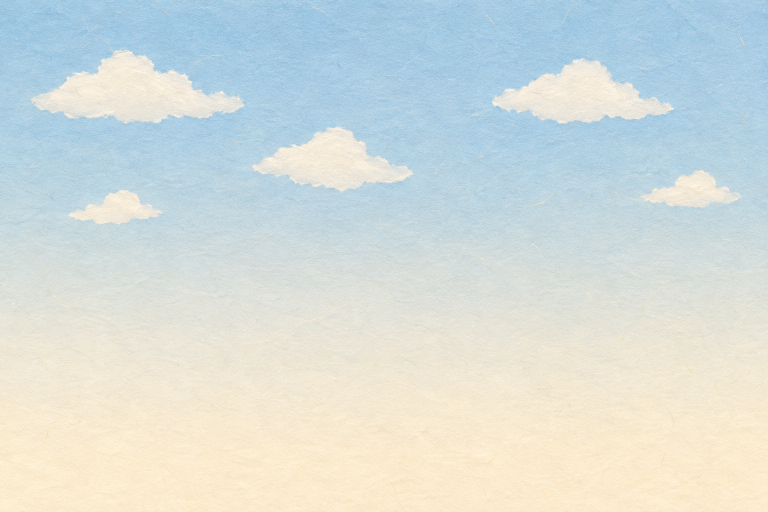
#> input picture assets/generated/bg-square-sky_v03.png, 1536 x 1024 px (shown at 1/2 size); its folder holds only this picture in this run
$ python build_square.py
#> lines starting #> are read from the running program, lines starting #| are printed output that depends on the picture; after the words box and inside, x2 and y2 are one past the last pixel; in counts of white or black regions, pixels touching at a corner belong together; pictures that were not available may be replaced by others from this repository, and a replacement may not be noted
#> in main, sky is the input picture: PIL image 1536x1024 RGB; mean R, G, B 212.1, 220.7, 217.7
### review/G5/shared_art/scripts/g5lib.py
"""G5 共用美術的共用函式：去背整理、自動檢查、退路臉部範圍量測與兩眼同閉模擬。"""
import math
from pathlib import Path

import numpy as np
from PIL import Image, ImageDraw, ImageFont
from scipy import ndimage
from skimage import color as skc

ROOT = Path(__file__).resolve().parents[4]
FONT_PATH = "/System/Library/AssetsV2/com_apple_MobileAsset_Font8/86ba2c91f017a3749571a82f2c6d890ac7ffb2fb.asset/AssetData/PingFang.ttc"


# [14 lines left out: functions font, hsv, not called in this run]


def lab_of(rgb):
    return skc.rgb2lab(rgb.astype(np.float32) / 255.0)


def bleed(a):
    m = a[..., 3] > 0
    if m.all() or not m.any():
        return a
    _, (iy, ix) = ndimage.distance_transform_edt(~m, return_indices=True)
    out = a.copy()
    out[~m, :3] = a[iy[~m], ix[~m], :3]
    return out


def clean_alpha(a, min_comp=200, keep_largest=None):
    """Codex 圖：alpha<24→0、≥250→255，移除小雜點。回傳 (清理後, 移除像素數)。"""
#> called with min_comp = 1500
    a = a.copy()
    a[..., 3] = np.where(a[..., 3] < 24, 0, a[..., 3])
    a[..., 3] = np.where(a[..., 3] >= 250, 255, a[..., 3])
    lab, n = ndimage.label(a[..., 3] > 0)
#> lab: shape (1024, 1536) int32; every value is 1
#> n = 1
    if n == 0:
        return a, 0
    sizes = ndimage.sum(np.ones_like(lab), lab, range(1, n + 1))
#> sizes = [1572864]
    if keep_largest:
        order = np.argsort(sizes)[::-1][:keep_largest]
        keep = np.isin(lab, 1 + order)
    else:
        keep = np.isin(lab, 1 + np.nonzero(sizes >= min_comp)[0])
#> keep: shape (1024, 1536) bool; every value is 1
    removed = int(((a[..., 3] > 0) & ~keep).sum())
#> removed = 0
    a[~keep, 3] = 0
    return a, removed


def crop_pad(a, pad=16, pad_left=None):
    ys, xs = np.nonzero(a[..., 3] > 0)
    pl = pad if pad_left is None else pad_left
    x0, y0, x1, y1 = xs.min() - pl, ys.min() - pad, xs.max() + 1 + pad, ys.max() + 1 + pad
    crop = np.zeros((y1 - y0, x1 - x0, 4), np.uint8)
    sx0, sy0, sx1, sy1 = max(x0, 0), max(y0, 0), min(x1, a.shape[1]), min(y1, a.shape[0])
    crop[sy0 - y0:sy1 - y0, sx0 - x0:sx1 - x0] = a[sy0:sy1, sx0:sx1]
    return bleed(crop), (int(x0), int(y0))


# [5 lines left out: function edge_margins, not called in this run]


def checks(a, raw=None, expect_touch=()):
    """自動檢查：霧邊、白邊、深色細線、裁切、平光。a＝最終 RGBA（uint8）。"""
    alpha = a[..., 3]
    m = alpha >= 128
    out = {}
    # 霧邊：離不透明範圍 > 3 px 還有 alpha>0 的像素
    dist_out = ndimage.distance_transform_edt(~m)
    fog = (alpha > 0) & (dist_out > 3)
    out["fog_px"] = int(fog.sum())
    out["semi_alpha_px"] = int(((alpha > 0) & (alpha < 255)).sum())
    out["semi_alpha_ratio_of_edge"] = round(out["semi_alpha_px"] / max(1, int((m ^ ndimage.binary_erosion(m)).sum())), 3)
    if raw is not None:
        ra = raw[..., 3]
        rm = ra >= 128
        rd = ndimage.distance_transform_edt(~rm)
        out["raw_fog_px"] = int(((ra > 0) & (ra < 24) & (rd > 3)).sum())
        out["raw_margins"] = edge_margins(raw)
        touch = [k for k, v in out["raw_margins"].items() if v <= 2]
        out["raw_touches_edge"] = touch
        out["crop_ok"] = all(t in expect_touch for t in touch)
    # 白邊：沿外輪廓往內 d px 的像素有多少是紙芯白
    din = ndimage.distance_transform_edt(m)
    lab = lab_of(a[..., :3])
    L, C = lab[..., 0], np.hypot(lab[..., 1], lab[..., 2])
    white = (L > 86) & (C < 14)
    dark = L < 50
    prof = []
    for d in range(1, 25):
        ring = m & (din > d - 1) & (din <= d)
        prof.append(round(float(white[ring].mean()), 3) if ring.any() else 0.0)
    out["white_profile_1_24"] = prof
    # 白邊起點：前 4 px 內第一個白色比例 ≥0.5 的環（有些圖白邊外還有 1–2 px 深色細線）
    start = next((i for i in range(4) if prof[i] >= 0.5), None)
    width = 0
    if start is not None:
        for f in prof[start:]:
            if f < 0.5:
                break
            width += 1
    out["white_border_start_px"] = start
    out["outer_dark_line"] = bool(start is not None and start >= 2)
    out["white_border_px"] = width
    end = (start or 0) + width
    ring_in = m & (din > end + 0.5) & (din <= end + 4.5)
    out["dark_line_inside_border"] = round(float(dark[ring_in].mean()), 3) if ring_in.any() else 0.0
    # 白邊連續性：白邊範圍內（去掉頭尾 1 px）的白色比例平均
    seg = prof[(start or 0) + 1:max((start or 0) + 2, end - 1)]
    out["white_border_coverage"] = round(float(np.mean(seg)), 3) if width >= 3 else 0.0
    out["white_border_ok"] = bool(width >= 6 and out["white_border_coverage"] >= 0.8)
    # 平光：角色內部（離邊 ≥ 20 px）左右半邊 L* 中位差
    core = m & (din > 20)
    ys, xs = np.nonzero(core)
    if len(xs):
        cx = np.median(xs)
        lft, rgt = core & (np.arange(a.shape[1])[None, :] < cx), core & (np.arange(a.shape[1])[None, :] >= cx)
        out["lr_L_median_diff"] = round(float(abs(np.median(L[lft]) - np.median(L[rgt]))), 1)
    # 暖色偏：全圖非膚色不透明處的平均 b*
    out["mean_b"] = round(float(lab[..., 2][core].mean()), 1) if core.any() else None
    return out


# [17 lines left out: function garment_stats, not called in this run]


def delta_e(l1, l2):
    return round(float(np.sqrt(sum((x - y) ** 2 for x, y in zip(l1, l2)))), 1)


# ---------- 退路臉部：模擬 app/src/stage/face.ts 的 drawFallback（眼睛 closed／half） ----------

# [227 lines left out: functions sample_skin, fallback_slot_box, render_eyes, quad, blink_check, detect_face and 2 more, not called in this run]

### review/G5/shared_art/scripts/build_square.py
"""G5 共用美術：小鎮廣場分層景（G2 第 3 輪的 bg-square-*_v03 拼版 → 一件一檔）＋ layout.draft.json。

來源（assets/generated，Codex image_gen，G2 已登記）：sky、mountains、backrow、arcade、trees、planters（_v03）。
做法：每張拼版依連通區切成單件（去 alpha 雜點、裁透明邊＋8 px、顏色外擴）；天空整張（不透明）。
輸出：assets/final/sets/square/set-square_<件名>_v01.png、layout.draft.json；檢查 review/G5/shared_art/sets/square_*.png
用法：/opt/anaconda3/bin/python3 review/G5/shared_art/scripts/build_square.py
"""
import json
import sys
from pathlib import Path

import numpy as np
from PIL import Image
from scipy import ndimage

HERE = Path(__file__).resolve().parent
sys.path.insert(0, str(HERE))
import g5lib as L  # noqa: E402

ROOT = L.ROOT
GEN = ROOT / "assets/generated"
DST = ROOT / "assets/final/sets/square"
OUT = ROOT / "review/G5/shared_art"

# 拼版 → 件名（依連通區由左到右、由上到下）
KITS = {
    "mountains": ["mountains"],
    "backrow": ["backrow"],
    "arcade": ["arcade"],
    "trees": ["tree-a", "tree-b"],
    "planters": ["planter-tall", "planter-mid", "planter-long"],
}


def cut(kit, names):
    a = np.array(Image.open(GEN / f"bg-square-{kit}_v03.png").convert("RGBA"))
    a, removed = L.clean_alpha(a, min_comp=1500)
#> removed = 0
    lab, n = ndimage.label(a[..., 3] > 0)
#> n = 1
    objs = ndimage.find_objects(lab)
#> objs = 1 item
    sizes = ndimage.sum(np.ones_like(lab), lab, range(1, n + 1))
#> sizes = [1572864]
    idx = [i for i in range(n) if sizes[i] >= 1500]
#> idx = [0]
    # 花台上的小花叢可能和花台分開：併到下方最近的大件
    big = sorted(idx, key=lambda i: -sizes[i])[:len(names)]
#> big = [0]
    small = [i for i in idx if i not in big]
#> small = []
    groups = {i: [i] for i in big}
#> groups = {0: [0]}
    for s in small:
        sy, sx = objs[s]
        cx = (sx.start + sx.stop) / 2
        best = min(big, key=lambda b: abs((objs[b][1].start + objs[b][1].stop) / 2 - cx) + abs(objs[b][0].start - sy.stop) * 0.5)
        groups[best].append(s)
#> this loop made 0 passes
    order = sorted(big, key=lambda i: (objs[i][1].start, objs[i][0].start))
#> order = [0]
    recs = {}
    for name, b in zip(names, order):
        piece = a.copy()
        piece[~np.isin(lab, [g + 1 for g in groups[b]]), 3] = 0
        crop, off = L.crop_pad(piece, 8)
        f = DST / f"set-square_{name}_v01.png"
        Image.fromarray(crop, "RGBA").save(f, optimize=True)
        recs[name] = {"file": str(f.relative_to(ROOT)), "source": f"assets/generated/bg-square-{kit}_v03.png", "offset_in_source": list(off),
                      "size": [int(crop.shape[1]), int(crop.shape[0])], "parts_merged": len(groups[b]),
                      "checks": {k: v for k, v in L.checks(crop).items() if k in ("fog_px", "semi_alpha_px", "lr_L_median_diff")}}
#> this loop made 1 pass
#> (name, b, pl in crop_pad, x0 in crop_pad, y0 in crop_pad, x1 in crop_pad, y1 in crop_pad, sx0 in crop_pad) on pass 1: ('mountains', 0, 8, -8, -8, 1544, 1032, 0)
#> pass 1, in bleed, `m = a[..., 3] > 0`:
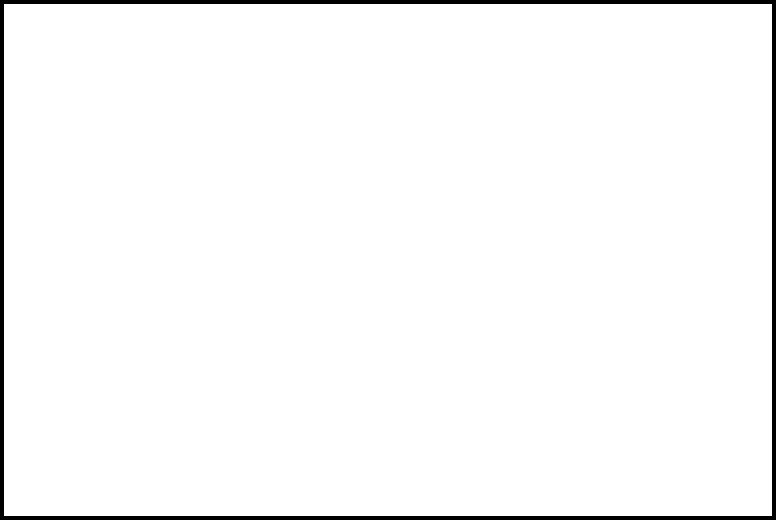
#> m: shape (1040, 1552) bool (shown at 1/2 size); 97.4% white; 1 black region, box (x1, y1, x2, y2) and area: (0, 0, 1552, 1040) 41216
#> pass 1, in bleed, `_, (iy, ix) = ndimage.distance_transform_edt(~m, return_indices=True)`:
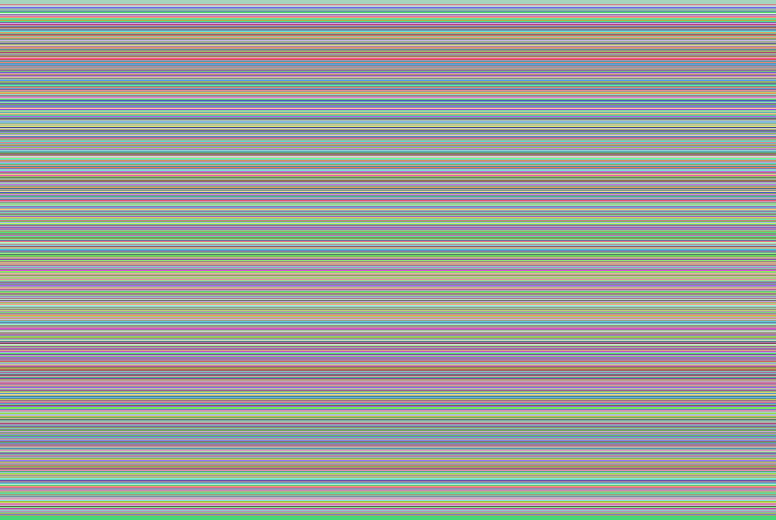
#> iy: shape (1040, 1552) int32 (shown at 1/2 size); 1024 distinct labels, from 8 to 1031; one colour per label, 0 black
#> pass 1, in bleed, `_, (iy, ix) = ndimage.distance_transform_edt(~m, return_indices=True)`:
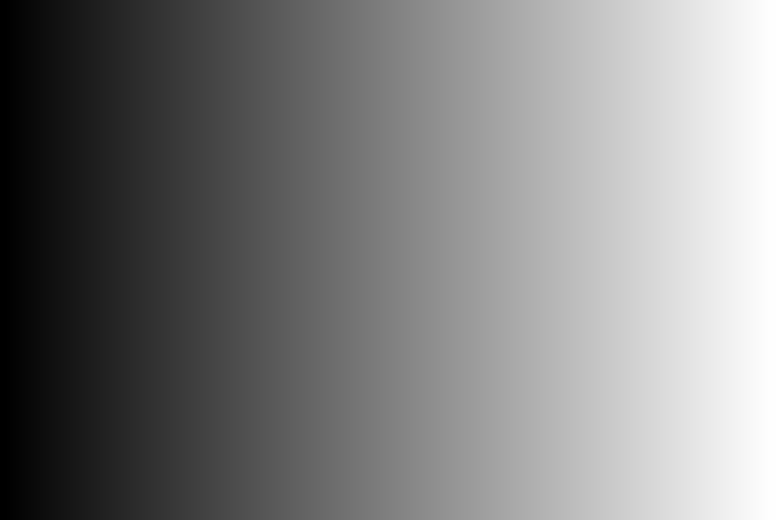
#> ix: shape (1040, 1552) int32 (shown at 1/2 size); min 8, max 1543, mean 775.5; drawn with min black and max white
#> pass 1, in bleed, `out = a.copy()`:
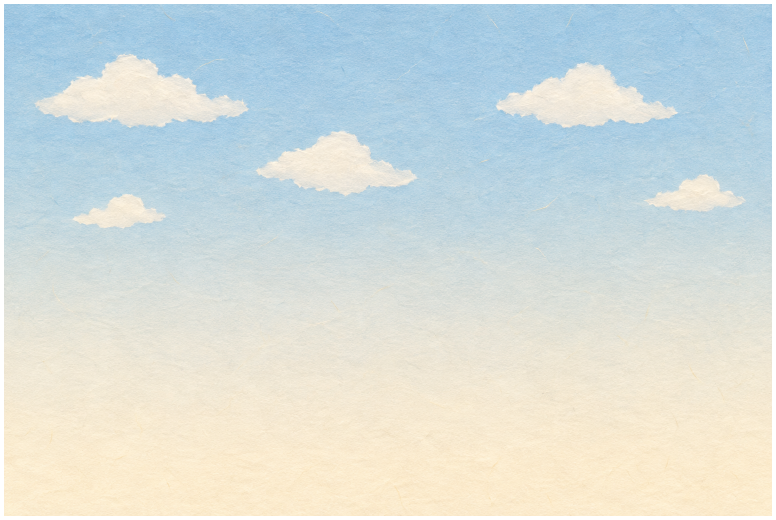
#> out: shape (1040, 1552, 4) (shown at 1/2 size); mean of channels 0, 1, 2, 3 206.6, 215.1, 212.1, 248.5; transparent parts drawn white
#> after the loop, recs = 1 item
    return recs


def main():
    DST.mkdir(parents=True, exist_ok=True)
    recs = {}
    sky = Image.open(GEN / "bg-square-sky_v03.png").convert("RGB")
    sky.save(DST / "set-square_sky_v01.png", optimize=True)
    recs["sky"] = {"file": "assets/final/sets/square/set-square_sky_v01.png", "source": "assets/generated/bg-square-sky_v03.png", "size": list(sky.size), "opaque": True}
    for kit, names in KITS.items():
        recs.update(cut(kit, names))

    def piece(name, layer, x, y, w, z, note=""):
        W, H = recs[name]["size"]
        return {"id": f"sets/square/set-square_{name}", "file": recs[name]["file"], "layer": layer, "x": x, "y": y, "z": z,
                "width": w, "height": round(w * H / W, 3), "anchor": "bottom-center", "note": note}

    layout = {
        "format": "antidrug-g5-set-layout-draft/1",
        "status": "草稿：引擎代理定 layout.json 正式格式後改寫（app/SHOW_INTERFACE.md）。",
        "set": "square",
        "coords": "世界座標同 app/src/stage/layers.ts：x 向右、y 向上（地面 0）、z 朝觀眾；x,y＝圖片底邊中點；width／height 世界單位（height 依圖片比例算好）。layer 只是建議的層名（backdrop z=-5、far -3.2、mid -0.9、actors 0、fore 2.4）。",
        "scale_ref": "阿樂叔叔站姿 3.55、小晴 2.5；舞台開口 15.6×8.8；g4_mid 鏡位在 z=0 看到約 10.3×5.8。",
        "lighting": "兒童站位身後是騎樓下層的淺米色門面；平光預覽投影 v2 中位亮度約 0.47–0.48（review/G5/shared_art/sets/preview_report.json），差一點到 D-G2-06 的 0.50：引擎請比照 G4 bg-workshop-back 給騎樓景片自發光（約 0.3）或柔光區。",
        "floor": {"color": "#d9c3a0", "note": "廣場地面：暖黃米色紙（G2 合成用的地面色），引擎用平塗紙紋或沿用 bg-workshop-floor 的做法另做；本關沒有新地面圖。"},
        "pieces": [
            piece("sky", "backdrop", 0, -0.5, 26, -5.0, "整張不透明背板"),
            piece("mountains", "far", 0, -1.6, 24, -4.2, "遠山：底邊在地面下，只在建築上緣後露出山脊"),
            piece("backrow", "far", 3.2, 0, 15.5, -3.2, "後排騎樓（五個拱門）"),
            piece("arcade", "mid", -1.0, 0, 12.5, -1.6, "前排紅磚騎樓：下層淺米色門面在角色身後"),
            piece("tree-a", "mid", -6.6, 0, 4.2, -0.8, "左側行道樹（危險方位那側，邀請者從柱子後伸手時也可遮擋）"),
            piece("tree-b", "mid", 6.4, 0, 4.2, -0.8, "右側行道樹"),
            piece("planter-long", "mid", 4.6, 0, 3.6, -0.5, "長花台（求助站／長椅旁）"),
            piece("planter-tall", "fore", -7.4, 0, 1.7, 2.4, "左前景花台（畫面邊緣框景，不擋表演區）"),
            piece("planter-mid", "fore", 7.5, 0, 1.6, 2.4, "右前景花台"),
        ],
        "props_suggested": {"bench": "props/prop-bench（座面世界高 0.92；a1_c001 品安 P-PA1 坐在上面綁燈籠）"},
        "made_by": "review/G5/shared_art/scripts/build_square.py",
    }
    (OUT / "sets/square_layout_source.json").write_text(json.dumps(layout, ensure_ascii=False, indent=1))
    (OUT / "sets").mkdir(exist_ok=True)
    (OUT / "sets/square_import.json").write_text(json.dumps(recs, ensure_ascii=False, indent=1))
    for k, v in recs.items():
        print(k, v["size"], v.get("parts_merged", ""))


if __name__ == "__main__":
#> (the run stopped early here; a loop or call above may not have finished)
